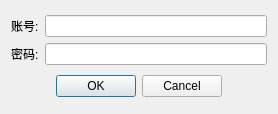
<?xml version="1.0" encoding="UTF-8"?>
<ui version="4.0">
 <class>LoginDialog</class>
 <widget class="QDialog" name="LoginDialog">
  <property name="geometry">
   <rect>
    <x>0</x>
    <y>0</y>
    <width>278</width>
    <height>114</height>
   </rect>
  </property>
  <property name="windowTitle">
   <string>登录</string>
  </property>
  <layout class="QVBoxLayout" name="verticalLayout">
   <item>
    <layout class="QGridLayout" name="gridLayout">
     <item row="0" column="0">
      <widget class="QLabel" name="labelUserName">
       <property name="text">
        <string>账号:</string>
       </property>
      </widget>
     </item>
     <item row="0" column="1">
      <widget class="QLineEdit" name="editUserName"/>
     </item>
     <item row="1" column="0">
      <widget class="QLabel" name="label_2">
       <property name="text">
        <string>密码:</string>
       </property>
      </widget>
     </item>
     <item row="1" column="1">
      <widget class="QLineEdit" name="editPassword">
       <property name="echoMode">
        <enum>QLineEdit::Password</enum>
       </property>
      </widget>
     </item>
    </layout>
   </item>
   <item>
    <layout class="QHBoxLayout" name="horizontalLayout">
     <item>
      <spacer name="horizontalSpacer">
       <property name="orientation">
        <enum>Qt::Horizontal</enum>
       </property>
       <property name="sizeHint" stdset="0">
        <size>
         <width>40</width>
         <height>20</height>
        </size>
       </property>
      </spacer>
     </item>
     <item>
      <widget class="QDialogButtonBox" name="buttonBox">
       <property name="standardButtons">
        <set>QDialogButtonBox::Cancel|QDialogButtonBox::Ok</set>
       </property>
      </widget>
     </item>
     <item>
      <spacer name="horizontalSpacer_2">
       <property name="orientation">
        <enum>Qt::Horizontal</enum>
       </property>
       <property name="sizeHint" stdset="0">
        <size>
         <width>40</width>
         <height>20</height>
        </size>
       </property>
      </spacer>
     </item>
    </layout>
   </item>
  </layout>
 </widget>
 <resources/>
 <connections/>
</ui>
